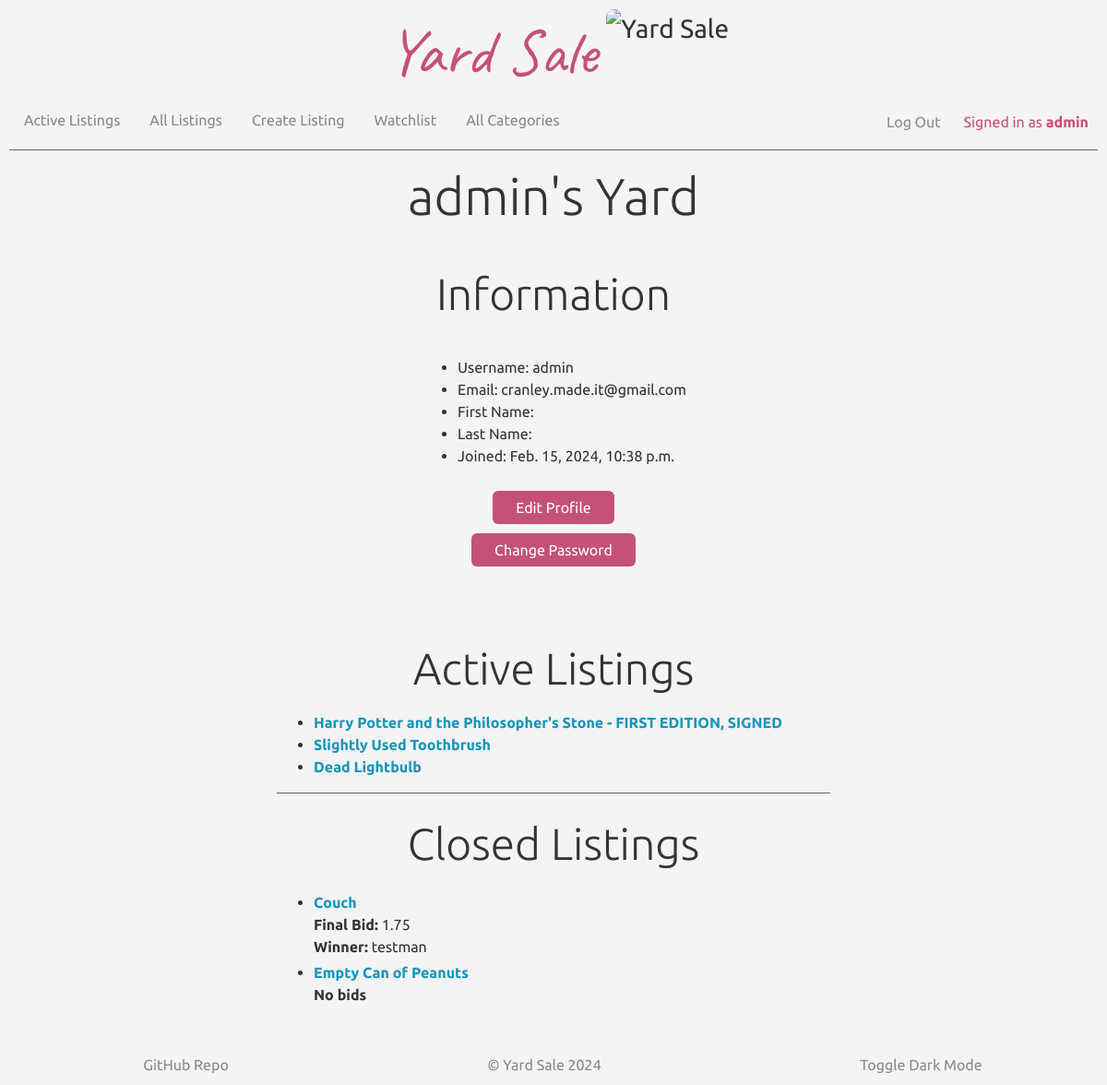
/profile/2 (signed in), run on the app's committed database.
### auctions/models.py (models this page shows, shortened)
class User(AbstractUser):
    pass

class Listing(models.Model):
    active = models.BooleanField(default=True)
    categories = models.ManyToManyField(Category, related_name="listings")
    date = models.DateTimeField(auto_now_add=True)
    description = models.TextField()
    image = models.URLField(blank=True)
    starting_bid = models.DecimalField(max_digits=10, decimal_places=2, default=0.00)
    price = models.DecimalField(max_digits=10, decimal_places=2)
    title = models.CharField(max_length=64)
    user = models.ForeignKey(User, on_delete=models.CASCADE, related_name="listings")

class Winner(models.Model):
    amount = models.DecimalField(max_digits=10, decimal_places=2)
    anonymous = models.BooleanField(default=False)
    date = models.DateTimeField(auto_now_add=True)
    listing = models.ForeignKey(Listing, on_delete=models.CASCADE, related_name="winner")
    user = models.ForeignKey(User, on_delete=models.CASCADE, related_name="winner")

### auctions/views.py (the view)
# urls.py: path('profile/<int:user_id>', views.profile, name='profile'),
@login_required
def profile(request, user_id):
    user = User.objects.get(pk=user_id)
    listings = Listing.objects.filter(user=user)
    watchlist = Watchlist.objects.filter(user=user)
    winners = Winner.objects.filter(listing__user=user)
    current_user = request.user
    return render(request, "auctions/profile.html", {
        "user": user,
        "listings": listings,
        "watchlist": watchlist,
        "winners": winners,
        "user_info_form": UserInfoForm(instance=user),
        "current_user": current_user
    })

### auctions/templates/auctions/profile.html (shortened to what this page needs)
{% extends "auctions/layout.html" %}
{% block navbar %}
    <li class="nav-item">
        <a class="nav-link" href="{% url 'index' %}">Active Listings</a>
    </li>
    <li class="nav-item">
        <a class="nav-link" href="{% url 'listings' %}">All Listings</a>
    </li>
    <li class="nav-item">
        <a class="nav-link" href="{% url 'create' %}">Create Listing</a>
    </li>
    <li class="nav-item">
        <a class="nav-link" href="{% url 'watchlist' %}">Watchlist</a>
    </li>
    <li class="nav-item">
        <a class="nav-link" href="{% url 'categories' %}">All Categories</a>
    </li>
{% endblock %}
{% block body %}
<div class="profile-page-content">
    <h1>{{ user.username }}'s Yard</h1>
    <h2>Information</h2>
    <div class="profile-info">
        <ul>
            <li>Username: {{ user.username }}</li>
            <li>Email: {{ user.email }}</li>
            <li>First Name: {{ user.first_name }}</li>
            <li>Last Name: {{ user.last_name }}</li>
            <li>Joined: {{ user.date_joined }}</li>
        </ul>
        {% if current_user == user %}
        <button id="edit-button" class="btn btn-primary">Edit Profile</button>
        <button id="change-password" class="btn btn-primary">Change Password</button>
    </div>
    {% endif %}
    <h2>Active Listings</h2>
    <div class="profile-listings">
        <ul>
            {% for listing in user.listings.all %}
                {% if listing.active == True %}
                    <li class="li-listing">
                        <a class="bold" href="{% url 'listing' listing.id %}">{{ listing.title }}</a>
                    </li>
                {% endif %}
            {% endfor %}
        </ul>
        <hr>
    </div>
    <h2>Closed Listings</h2>
    <div id="profile-closed-listings" class="profile-listings">
        <ul>
            {% for listing in user.listings.all %}
                {% if listing.active == False %}
                    <li class="li-listing">
                            <a class="bold" href="{% url 'listing' listing.id %}">{{ listing.title }}</a>
                    </li>
                    {% if listing.price == listing.starting_bid %}
                        <p style="display:inline" class="bold">No bids</p>
                    {% else %}
                    <p style="display:inline"><span class="bold">Final Bid:</span> {{ listing.price }}</br>
                        {% for winner in winners %}
                            {% if winner.listing == listing %}
                                <span class="bold">Winner:</span> {{ winner.user.username }}
                            {% elif forloop.last %}
                                No winner
                            {% endif %}
                        {% endfor %}
                    </p>
                    {% endif %}
                {% endif %}
            {% endfor %}
        </ul>
    </div>
</div>
{% endblock %}

### auctions/templates/auctions/layout.html (shortened to what this page needs)
{% load static %}
<!DOCTYPE html>
<html lang="en">
    <head>
        <link rel="stylesheet" href="https://stackpath.bootstrapcdn.com/bootstrap/4.4.1/css/bootstrap.min.css">
        <link href="{% static 'auctions/styles.css' %}" rel="stylesheet">
    </head>
    <body class="light-mode">
        <div class="hero">
            <h1 class="yard-sale">Yard Sale</h1>
            <img id="standard-hero" class="visible-hero" src="https://i.imgur.com/je1SZ7K.png" alt="Yard Sale" style="height:100px">
        </div>
        <div class="nav-container">
            <ul class="nav">
                {% if user.is_authenticated %}
                    {% block navbar %}{% endblock %}
                {% endif %}
            </ul>
            <div class="user-status">
                {% if user.is_authenticated %}
                <a class="logout-link" href="{% url 'logout' %}">Log Out&nbsp;&nbsp;&nbsp;&nbsp;</a>
                    <span class="signed-in-as">Signed in as <strong>{{ user.username }}</strong></span>
                {% endif %}
            </div>
        </div>
        <hr class="divider">
        {% block body %}
        {% endblock %}
        <footer>
            <ul class="footer-links">
                <li>
                    <a class="footer-link" href="https://github.com/MyPetLobster/commerce">GitHub Repo</a>
                </li>
                <li>
                    <a class="footer-link" href="{% url 'index' %}">&copy; Yard Sale 2024</a>
                </li>
                <li>
                    <a id="theme-mode-toggle" class="footer-link" href="#">Toggle Dark Mode</a>
                </li>
            </ul>
        </footer>
    </body>
</html>

### auctions/static/auctions/styles.css (style rules this page uses)
.light-mode { background-color: #f4f4f4; color: #333; }
.yard-sale { padding: 0; font-family: "Caveat", cursive; font-size: 2.5em; color: #c55176; }
.bold { font-weight: bold; }
img { border-radius: 8px; }
h1, h2, h3 { font-weight: 300; text-align: center; }
h1 { font-size: 3.5em; }
h2 { font-size: 3em; }
body { position: relative; min-height: 100vh; padding: 10px; font-family: "Ubuntu", sans-serif; max-width: 100vw; overflow-x: hidden; }
hr { background-color: #6c757d; display: block; clear: both; margin-top: 8px; }
.nav-link, .logout-link, .footer-link { color: #8c8787; }
.hero { display: flex; flex-direction: row; justify-content: center; gap: 10px; font-size: 1.75em; justify-content: center; align-items: center; padding-left: 10px; }
.visible-hero { display: block; }
.nav-container { display: flex; flex-direction: row; justify-content: center; gap: 10px; justify-content: space-between; padding: 0px; margin: 0; }
.user-status { display: flex; flex-direction: row; justify-content: center; gap: 10px; justify-content: flex-end; gap: 10px; padding: 10px; }
.signed-in-as { color: #c55176; }
footer { position: absolute; bottom: 0; }
footer ul { display: flex; flex-direction: row; justify-content: center; gap: 10px; width: 100vw; justify-content: space-around; padding: 10px; margin-bottom: 0; }
footer li { list-style-type: none; }
.btn { padding: 6px 25px; border-radius: 6px; font-size: 1em; cursor: pointer; transition: 0.2s; background-color: #c55176; border: none; }
a { color: #1696b9; }
.profile-page-content { display: flex; flex-direction: column; align-items: center; gap: 10px; width: 100%; }
.profile-info { display: flex; flex-direction: column; align-items: center; gap: 10px; width: 600px; padding: 20px; }
.profile-listings { width: 600px; align-items: flex-start; }
#profile-closed-listings { margin-bottom: 60px; }
#profile-closed-listings li { margin-top: 4px; }

### data on the page
User: username "admin", email "cranley.made.it@gmail.com", date_joined "Feb. 15, 2024, 10:38 p.m."
Listing: title "Harry Potter and the Philosopher's Stone - FIRST EDITION, SIGNED"
Listing: title "Slightly Used Toothbrush"
Listing: title "Dead Lightbulb"
Listing: title "Couch", price "1.75"
Winner: user.username "testman"
Listing: title "Empty Can of Peanuts", price "No bids"
